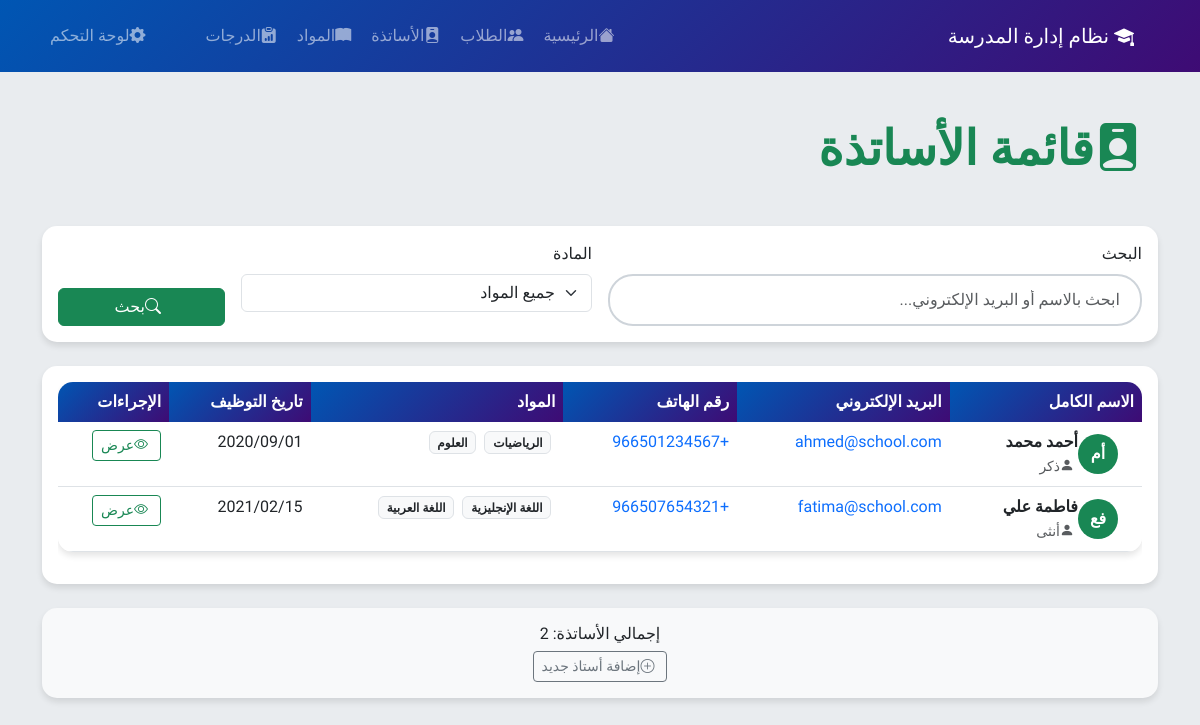
Screenshot of /teachers/ with the database file from the repository.
### students_teachers/models.py (models this page shows, shortened)
class Teacher(models.Model):
    GENDER_CHOICES = [
        ('M', 'ذكر'),
        ('F', 'أنثى'),
    ]
    first_name = models.CharField(max_length=50, verbose_name="الاسم الأول")
    last_name = models.CharField(max_length=50, verbose_name="اسم العائلة")
    email = models.EmailField(unique=True, verbose_name="البريد الإلكتروني")
    phone_regex = RegexValidator(regex=r'^\+?1?\d{9,15}$', message="رقم الهاتف يجب أن يكون بالصيغة: '+999999999'. حتى 15 رقم مسموح.")
    phone = models.CharField(validators=[phone_regex], max_length=17, verbose_name="رقم الهاتف")
    gender = models.CharField(max_length=1, choices=GENDER_CHOICES, verbose_name="الجنس")
    date_of_birth = models.DateField(verbose_name="تاريخ الميلاد")
    hire_date = models.DateField(verbose_name="تاريخ التوظيف")
    subjects = models.ManyToManyField(Subject, verbose_name="المواد التي يدرسها")
    address = models.TextField(verbose_name="العنوان")
    salary = models.DecimalField(max_digits=10, decimal_places=2, verbose_name="الراتب")
    is_active = models.BooleanField(default=True, verbose_name="نشط")
    created_at = models.DateTimeField(auto_now_add=True, verbose_name="تاريخ الإنشاء")
    updated_at = models.DateTimeField(auto_now=True, verbose_name="تاريخ التحديث")
    class Meta:
        verbose_name = "أستاذ"
        verbose_name_plural = "الأساتذة"
        ordering = ['first_name', 'last_name']
    @property
    def full_name(self):
        return f"{self.first_name} {self.last_name}"

class Subject(models.Model):
    name = models.CharField(max_length=100, verbose_name="اسم المادة")
    code = models.CharField(max_length=10, unique=True, verbose_name="رمز المادة")
    description = models.TextField(blank=True, verbose_name="وصف المادة")
    created_at = models.DateTimeField(auto_now_add=True, verbose_name="تاريخ الإنشاء")
    class Meta:
        verbose_name = "مادة"
        verbose_name_plural = "المواد"
        ordering = ['name']

### students_teachers/views.py (the view)
# urls.py: path('teachers/', views.teachers_list, name='teachers_list'),
def teachers_list(request):
    search_query = request.GET.get('search', '')
    subject_filter = request.GET.get('subject', '')
    teachers = Teacher.objects.filter(is_active=True)
    if search_query:
        teachers = teachers.filter(
            Q(first_name__icontains=search_query) |
            Q(last_name__icontains=search_query) |
            Q(email__icontains=search_query)
        )
    if subject_filter:
        teachers = teachers.filter(subjects__id=subject_filter)
    teachers = teachers.order_by('first_name', 'last_name').distinct()
    paginator = Paginator(teachers, 10)
    page_number = request.GET.get('page')
    page_obj = paginator.get_page(page_number)
    subjects = Subject.objects.all().order_by('name')
    context = {
        'page_obj': page_obj,
        'search_query': search_query,
        'subject_filter': subject_filter,
        'subjects': subjects,
    }
    return render(request, 'students_teachers/teachers_list.html', context)

### students_teachers/templates/students_teachers/teachers_list.html (shortened to what this page needs)
{% extends 'students_teachers/base.html' %}
{% block content %}
<div class="row mb-4">
    <div class="col-12">
        <h1 class="display-5 fw-bold text-success mb-4">
            <i class="bi bi-person-badge-fill me-3"></i>قائمة الأساتذة
        </h1>
    </div>
</div>
<div class="row mb-4">
    <div class="col-12">
        <div class="card">
            <div class="card-body">
                <form method="get" class="row g-3">
                    <div class="col-md-6">
                        <label for="search" class="form-label">البحث</label>
                        <input type="text" class="form-control search-box" id="search" name="search"
                               value="{{ search_query }}" placeholder="ابحث بالاسم أو البريد الإلكتروني...">
                    </div>
                    <div class="col-md-4">
                        <label for="subject" class="form-label">المادة</label>
                        <select class="form-select" id="subject" name="subject">
                            <option value="">جميع المواد</option>
                        </select>
                    </div>
                    <div class="col-md-2 d-flex align-items-end">
                        <button type="submit" class="btn btn-success w-100">
                            <i class="bi bi-search me-2"></i>بحث
                        </button>
                    </div>
                </form>
            </div>
        </div>
    </div>
</div>
<div class="row">
    <div class="col-12">
        <div class="card">
            <div class="card-body">
                {% if page_obj %}
                    <div class="table-responsive">
                        <table class="table table-hover">
                            <thead>
                                <tr>
                                    <th>الاسم الكامل</th>
                                    <th>البريد الإلكتروني</th>
                                    <th>رقم الهاتف</th>
                                    <th>المواد</th>
                                    <th>تاريخ التوظيف</th>
                                    <th>الإجراءات</th>
                                </tr>
                            </thead>
                            <tbody>
                                {% for teacher in page_obj %}
                                <tr>
                                    <td>
                                        <div class="d-flex align-items-center">
                                            <div class="avatar-circle bg-success text-white me-3 d-flex align-items-center justify-content-center"
                                                 style="width: 40px; height: 40px; border-radius: 50%; font-weight: bold;">
                                                {{ teacher.first_name|first }}{{ teacher.last_name|first }}
                                            </div>
                                            <div>
                                                <strong>{{ teacher.full_name }}</strong>
                                                <br>
                                                <small class="text-muted">
                                                    <i class="bi bi-person-fill me-1"></i>{{ teacher.get_gender_display }}
                                                </small>
                                            </div>
                                        </div>
                                    </td>
                                    <td>
                                        <a href="mailto:{{ teacher.email }}" class="text-decoration-none">
                                            {{ teacher.email }}
                                        </a>
                                    </td>
                                    <td>
                                        <a href="tel:{{ teacher.phone }}" class="text-decoration-none">
                                            {{ teacher.phone }}
                                        </a>
                                    </td>
                                    <td>
                                        {% for subject in teacher.subjects.all %}
                                            <span class="badge bg-light text-dark border me-1">{{ subject.name }}</span>
                                        {% empty %}
                                            <span class="text-muted">لا توجد مواد</span>
                                        {% endfor %}
                                    </td>
                                    <td>{{ teacher.hire_date|date:"Y/m/d" }}</td>
                                    <td>
                                        <a href="{% url 'students_teachers:teacher_detail' teacher.id %}"
                                           class="btn btn-sm btn-outline-success">
                                            <i class="bi bi-eye me-1"></i>عرض
                                        </a>
                                    </td>
                                </tr>
                                {% endfor %}
                            </tbody>
                        </table>
                    </div>
                {% endif %}
            </div>
        </div>
    </div>
</div>
<div class="row mt-4">
    <div class="col-12">
        <div class="card bg-light">
            <div class="card-body text-center">
                <h6 class="card-title">إجمالي الأساتذة: {{ page_obj.paginator.count }}</h6>
                <p class="card-text">
                    <a href="/admin/students_teachers/teacher/" class="btn btn-sm btn-outline-secondary">
                        <i class="bi bi-plus-circle me-1"></i>إضافة أستاذ جديد
                    </a>
                </p>
            </div>
        </div>
    </div>
</div>
{% endblock %}

### students_teachers/templates/students_teachers/base.html (style rules this page uses)
body { font-family: 'Cairo', sans-serif; background-color: #e9ecef; }
.card { border: none; border-radius: 15px; box-shadow: 0 4px 6px rgba(0, 0, 0, 0.1); transition: transform 0.3s ease, box-shadow 0.3s ease; background-color: #ffffff; }
.table { border-radius: 15px; overflow: hidden; box-shadow: 0 4px 6px rgba(0, 0, 0, 0.1); }
.table thead th { background: linear-gradient(135deg, #0056b3 0%, #3e0b74 100%); color: white; border: none; font-weight: 600; }
.search-box { border-radius: 25px; border: 2px solid #ced4da; padding: 12px 20px; transition: all 0.3s ease; }

### rows the page displays
Teacher: first_name|first "أ", last_name|first "م", full_name "أحمد محمد", gender "ذكر", email "ahmed@school.com", phone "+966501234567", hire_date "2020/09/01"
Subject: name "الرياضيات"
Subject: name "العلوم"
Teacher: first_name|first "ف", last_name|first "ع", full_name "فاطمة علي", gender "أنثى", email "fatima@school.com", phone "+966507654321", hire_date "2021/02/15"
Subject: name "اللغة الإنجليزية"
Subject: name "اللغة العربية"

### other values shown
{{ page_obj.paginator.count }} "2"
